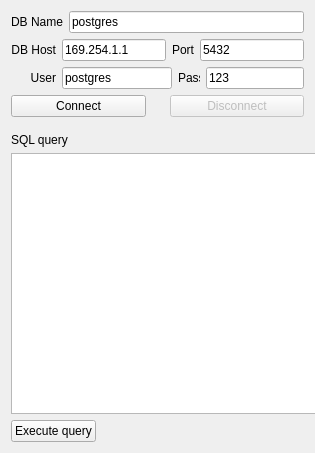
      <widget class="QWidget" name="page_3">
       <property name="geometry">
        <rect>
         <x>0</x>
         <y>0</y>
         <width>315</width>
         <height>453</height>
        </rect>
       </property>
       <property name="sizePolicy">
        <sizepolicy hsizetype="Preferred" vsizetype="Preferred">
         <horstretch>0</horstretch>
         <verstretch>0</verstretch>
        </sizepolicy>
       </property>
       <property name="minimumSize">
        <size>
         <width>315</width>
         <height>0</height>
        </size>
       </property>
       <property name="baseSize">
        <size>
         <width>0</width>
         <height>0</height>
        </size>
       </property>
       <attribute name="icon">
        <iconset>
         <normaloff>:/connection_state/Common/Icons/16x16freeapplicationicons/ico/Database.ico</normaloff>:/connection_state/Common/Icons/16x16freeapplicationicons/ico/Database.ico</iconset>
       </attribute>
       <attribute name="label">
        <string>DataBase</string>
       </attribute>
       <layout class="QVBoxLayout" name="verticalLayout_2">
        <item>
         <layout class="QHBoxLayout" name="horizontalLayout_15">
          <item>
           <widget class="QLabel" name="label_10">
            <property name="sizePolicy">
             <sizepolicy hsizetype="Fixed" vsizetype="Preferred">
              <horstretch>0</horstretch>
              <verstretch>0</verstretch>
             </sizepolicy>
            </property>
            <property name="minimumSize">
             <size>
              <width>45</width>
              <height>0</height>
             </size>
            </property>
            <property name="font">
             <font>
              <weight>50</weight>
              <bold>false</bold>
             </font>
            </property>
            <property name="text">
             <string>DB Name</string>
            </property>
            <property name="alignment">
             <set>Qt::AlignRight|Qt::AlignTrailing|Qt::AlignVCenter</set>
            </property>
           </widget>
          </item>
          <item>
           <widget class="QLineEdit" name="editDBName">
            <property name="sizePolicy">
             <sizepolicy hsizetype="Preferred" vsizetype="Preferred">
              <horstretch>0</horstretch>
              <verstretch>0</verstretch>
             </sizepolicy>
            </property>
            <property name="font">
             <font>
              <weight>50</weight>
              <bold>false</bold>
             </font>
            </property>
            <property name="text">
             <string>postgres</string>
            </property>
           </widget>
          </item>
         </layout>
        </item>
        <item>
         <layout class="QHBoxLayout" name="horizontalLayout_13">
          <item>
           <widget class="QLabel" name="label_8">
            <property name="sizePolicy">
             <sizepolicy hsizetype="Fixed" vsizetype="Preferred">
              <horstretch>0</horstretch>
              <verstretch>0</verstretch>
             </sizepolicy>
            </property>
            <property name="minimumSize">
             <size>
              <width>45</width>
              <height>0</height>
             </size>
            </property>
            <property name="font">
             <font>
              <weight>50</weight>
              <bold>false</bold>
             </font>
            </property>
            <property name="text">
             <string>DB Host</string>
            </property>
            <property name="alignment">
             <set>Qt::AlignRight|Qt::AlignTrailing|Qt::AlignVCenter</set>
            </property>
           </widget>
          </item>
          <item>
           <widget class="QLineEdit" name="editHostDB">
            <property name="sizePolicy">
             <sizepolicy hsizetype="Preferred" vsizetype="Fixed">
              <horstretch>0</horstretch>
              <verstretch>0</verstretch>
             </sizepolicy>
            </property>
            <property name="font">
             <font>
              <weight>50</weight>
              <bold>false</bold>
             </font>
            </property>
            <property name="text">
             <string>169.254.1.1</string>
            </property>
           </widget>
          </item>
          <item>
           <widget class="QLabel" name="label_9">
            <property name="sizePolicy">
             <sizepolicy hsizetype="Fixed" vsizetype="Preferred">
              <horstretch>0</horstretch>
              <verstretch>0</verstretch>
             </sizepolicy>
            </property>
            <property name="minimumSize">
             <size>
              <width>22</width>
              <height>0</height>
             </size>
            </property>
            <property name="font">
             <font>
              <weight>50</weight>
              <bold>false</bold>
             </font>
            </property>
            <property name="text">
             <string>Port</string>
            </property>
           </widget>
          </item>
          <item>
           <widget class="QLineEdit" name="editPortDB">
            <property name="sizePolicy">
             <sizepolicy hsizetype="Preferred" vsizetype="Fixed">
              <horstretch>0</horstretch>
              <verstretch>0</verstretch>
             </sizepolicy>
            </property>
            <property name="font">
             <font>
              <weight>50</weight>
              <bold>false</bold>
             </font>
            </property>
            <property name="text">
             <string>5432</string>
            </property>
           </widget>
          </item>
         </layout>
        </item>
        <item>
         <layout class="QHBoxLayout" name="horizontalLayout_14">
          <item>
           <widget class="QLabel" name="label_13">
            <property name="sizePolicy">
             <sizepolicy hsizetype="Fixed" vsizetype="Preferred">
              <horstretch>0</horstretch>
              <verstretch>0</verstretch>
             </sizepolicy>
            </property>
            <property name="minimumSize">
             <size>
              <width>45</width>
              <height>0</height>
             </size>
            </property>
            <property name="font">
             <font>
              <weight>50</weight>
              <bold>false</bold>
             </font>
            </property>
            <property name="text">
             <string>User</string>
            </property>
            <property name="alignment">
             <set>Qt::AlignRight|Qt::AlignTrailing|Qt::AlignVCenter</set>
            </property>
           </widget>
          </item>
          <item>
           <widget class="QLineEdit" name="editUserDb">
            <property name="sizePolicy">
             <sizepolicy hsizetype="Preferred" vsizetype="Fixed">
              <horstretch>0</horstretch>
              <verstretch>0</verstretch>
             </sizepolicy>
            </property>
            <property name="minimumSize">
             <size>
              <width>110</width>
              <height>0</height>
             </size>
            </property>
            <property name="font">
             <font>
              <weight>50</weight>
              <bold>false</bold>
             </font>
            </property>
            <property name="text">
             <string>postgres</string>
            </property>
           </widget>
          </item>
          <item>
           <widget class="QLabel" name="label_15">
            <property name="sizePolicy">
             <sizepolicy hsizetype="Fixed" vsizetype="Preferred">
              <horstretch>0</horstretch>
              <verstretch>0</verstretch>
             </sizepolicy>
            </property>
            <property name="minimumSize">
             <size>
              <width>22</width>
              <height>0</height>
             </size>
            </property>
            <property name="font">
             <font>
              <weight>50</weight>
              <bold>false</bold>
             </font>
            </property>
            <property name="text">
             <string>Pass</string>
            </property>
           </widget>
          </item>
          <item>
           <widget class="QLineEdit" name="editPassDB">
            <property name="sizePolicy">
             <sizepolicy hsizetype="Preferred" vsizetype="Fixed">
              <horstretch>0</horstretch>
              <verstretch>0</verstretch>
             </sizepolicy>
            </property>
            <property name="font">
             <font>
              <weight>50</weight>
              <bold>false</bold>
             </font>
            </property>
            <property name="text">
             <string>123</string>
            </property>
           </widget>
          </item>
         </layout>
        </item>
        <item>
         <layout class="QHBoxLayout" name="horizontalLayout_16">
          <item>
           <widget class="QPushButton" name="bnConnectDB">
            <property name="font">
             <font>
              <weight>50</weight>
              <bold>false</bold>
             </font>
            </property>
            <property name="text">
             <string>Connect</string>
            </property>
           </widget>
          </item>
          <item>
           <spacer name="horizontalSpacer">
            <property name="orientation">
             <enum>Qt::Horizontal</enum>
            </property>
            <property name="sizeType">
             <enum>QSizePolicy::Fixed</enum>
            </property>
            <property name="sizeHint" stdset="0">
             <size>
              <width>18</width>
              <height>20</height>
             </size>
            </property>
           </spacer>
          </item>
          <item>
           <widget class="QPushButton" name="bnDisconnectDB">
            <property name="enabled">
             <bool>false</bool>
            </property>
            <property name="font">
             <font>
              <weight>50</weight>
              <bold>false</bold>
             </font>
            </property>
            <property name="text">
             <string>Disconnect</string>
            </property>
           </widget>
          </item>
         </layout>
        </item>
        <item>
         <widget class="QLabel" name="label_7">
          <property name="sizePolicy">
           <sizepolicy hsizetype="Preferred" vsizetype="Fixed">
            <horstretch>0</horstretch>
            <verstretch>0</verstretch>
           </sizepolicy>
          </property>
          <property name="minimumSize">
           <size>
            <width>0</width>
            <height>24</height>
           </size>
          </property>
          <property name="font">
           <font>
            <weight>50</weight>
            <bold>false</bold>
           </font>
          </property>
          <property name="text">
           <string>SQL query</string>
          </property>
          <property name="alignment">
           <set>Qt::AlignBottom|Qt::AlignLeading|Qt::AlignLeft</set>
          </property>
         </widget>
        </item>
        <item>
         <widget class="QTextEdit" name="textQuery">
          <property name="sizePolicy">
           <sizepolicy hsizetype="Preferred" vsizetype="Expanding">
            <horstretch>0</horstretch>
            <verstretch>0</verstretch>
           </sizepolicy>
          </property>
          <property name="minimumSize">
           <size>
            <width>315</width>
            <height>0</height>
           </size>
          </property>
         </widget>
        </item>
        <item>
         <widget class="QPushButton" name="bnExecQuery">
          <property name="sizePolicy">
           <sizepolicy hsizetype="Fixed" vsizetype="Fixed">
            <horstretch>0</horstretch>
            <verstretch>0</verstretch>
           </sizepolicy>
          </property>
          <property name="font">
           <font>
            <weight>50</weight>
            <bold>false</bold>
           </font>
          </property>
          <property name="text">
           <string>Execute query</string>
          </property>
         </widget>
        </item>
       </layout>
      </widget>
